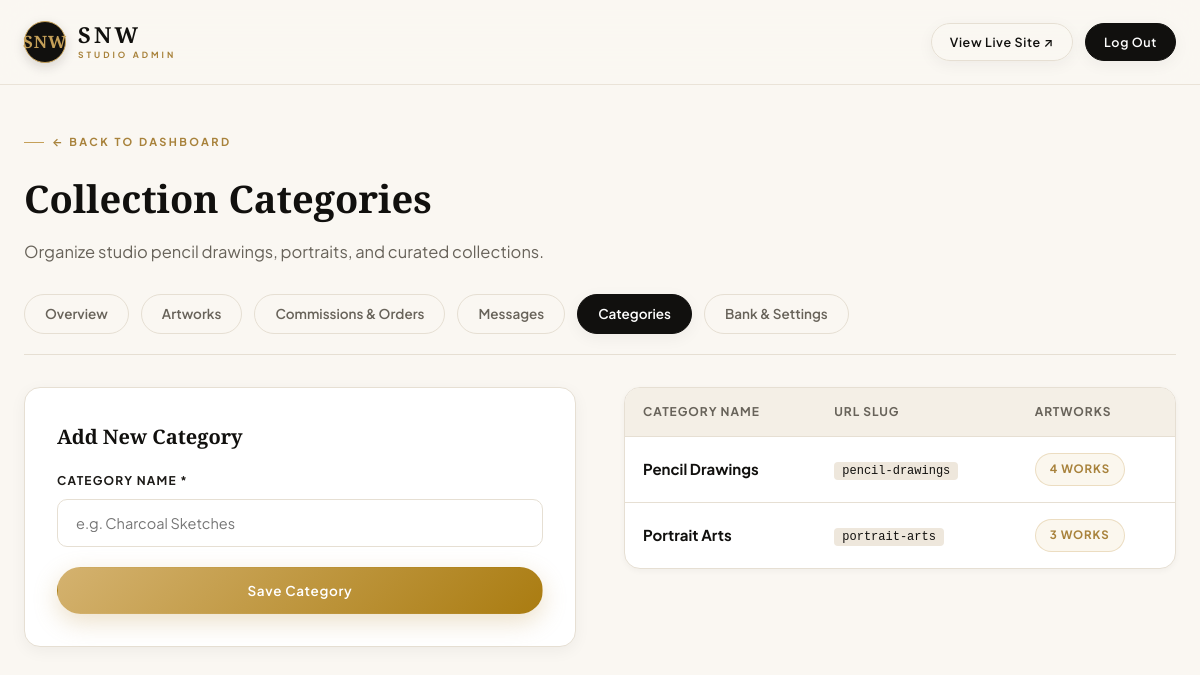
The app's page /admin/categories.php (signed in) with its own data.
### tables this page shows
CREATE TABLE categories (
    id INT UNSIGNED AUTO_INCREMENT PRIMARY KEY,
    name VARCHAR(100) NOT NULL UNIQUE,
    slug VARCHAR(120) NOT NULL UNIQUE,
    created_at TIMESTAMP DEFAULT CURRENT_TIMESTAMP
);

### config/helpers.php (called while the page is built, shortened)
<?php
function e(?string $value): string { return htmlspecialchars($value ?? '', ENT_QUOTES, 'UTF-8'); }
function url(string $path = ''): string { return rtrim(BASE_URL, '/') . '/' . ltrim($path, '/'); }

### config/database.php (called while the page is built, shortened)
<?php
function db(): PDO
{
    static $pdo = null;
    if ($pdo instanceof PDO) return $pdo;
    $dsn = 'mysql:host=' . DB_HOST . ';dbname=' . DB_NAME . ';charset=utf8mb4';
    try {
        $pdo = new PDO($dsn, DB_USER, DB_PASS, [
            PDO::ATTR_ERRMODE => PDO::ERRMODE_EXCEPTION,
            PDO::ATTR_DEFAULT_FETCH_MODE => PDO::FETCH_ASSOC,
            PDO::ATTR_EMULATE_PREPARES => false,
        ]);
    } catch (PDOException $e) {
        http_response_code(500);
        die('<strong>Database connection failed:</strong><br><br><em>Details: ' . htmlspecialchars($e->getMessage()) . ' (Host: ' . htmlspecialchars(DB_HOST) . ', DB: ' . htmlspecialchars(DB_NAME) . ', User: ' . htmlspecialchars(DB_USER) . ')</em>');
    }
    return $pdo;
}

### admin/categories.php (the view, shortened to what this page needs)
<?php
$categories = db()->query('SELECT c.*, COUNT(a.id) artwork_count FROM categories c LEFT JOIN artworks a ON a.category_id=c.id GROUP BY c.id ORDER BY c.name')->fetchAll();
?>
<!doctype html>
<html lang="en">
<head>
<link href="<?= url('assets/css/style.css') ?>?v=3.1" rel="stylesheet">
</head>
<body style="background: var(--cream);">
<header class="site-header">
  <div class="container nav-wrap">
    <a class="brand" href="<?= url('admin/index.php') ?>">
      <div class="brand-monogram">SNW</div>
      <div class="brand-text">
        <span>SNW</span>
        <small>STUDIO ADMIN</small>
      </div>
    </a>
    <div style="display: flex; gap: 12px; align-items: center;">
      <a class="button light" href="<?= url('index.php') ?>" target="_blank" style="padding: 8px 18px; font-size: 12.5px;">View Live Site &nearr;</a>
      <a class="button" href="<?= url('admin/logout.php') ?>" style="padding: 8px 18px; font-size: 12.5px;">Log Out</a>
    </div>
  </div>
</header>
<main class="container" style="padding: 40px 0 80px;">
  <div style="margin-bottom: 28px;">
    <p class="eyebrow"><a href="<?= url('admin/index.php') ?>" style="color:var(--gold-dark);">&larr; Back to Dashboard</a></p>
    <h1 style="font-family: var(--font-serif); font-size: 38px; font-weight: 600; margin: 4px 0 8px; color: var(--ink);">
      Collection Categories
    </h1>
    <p class="lead">Organize studio pencil drawings, portraits, and curated collections.</p>
  </div>
  <nav class="filters" style="margin-bottom: 32px;">
    <a href="<?= url('admin/index.php') ?>">Overview</a>
    <a href="<?= url('admin/artworks.php') ?>">Artworks</a>
    <a href="<?= url('admin/orders.php') ?>">Commissions &amp; Orders</a>
    <a href="<?= url('admin/messages.php') ?>">Messages</a>
    <a href="<?= url('admin/categories.php') ?>" class="active">Categories</a>
    <a href="<?= url('admin/settings.php') ?>">Bank &amp; Settings</a>
  </nav>
  <div class="split" style="align-items: start; gap: 48px;">
    <div class="notice" style="background: var(--paper); border: 1.5px solid var(--line); border-radius: var(--radius-md); padding: 32px; box-shadow: var(--shadow-sm); width: 100%;">
      <h3 style="font-family: var(--font-serif); font-size: 20px; margin-bottom: 18px;">Add New Category</h3>
      <form method="post">
        <div class="field" style="margin-bottom: 20px;">
          <label>Category Name *</label>
          <input type="text" name="name" required placeholder="e.g. Charcoal Sketches">
        </div>
        <button class="button gold" type="submit" style="width: 100%;">
          <span>Save Category</span>
        </button>
      </form>
    </div>
    <div style="width: 100%;">
      <table class="admin-table">
        <thead>
          <tr>
            <th>Category Name</th>
            <th>URL Slug</th>
            <th>Artworks</th>
          </tr>
        </thead>
        <tbody>
          <?php foreach ($categories as $cat): ?>
            <tr>
              <td><strong style="font-size: 15px;"><?= e($cat['name']) ?></strong></td>
              <td><code style="background:var(--cream-subtle);padding:2px 8px;border-radius:4px;font-size:12px;"><?= e($cat['slug']) ?></code></td>
              <td><span class="badge-pill" style="margin:0;"><?= e((string)$cat['artwork_count']) ?> works</span></td>
            </tr>
          <?php endforeach; ?>
        </tbody>
      </table>
    </div>
  </div>
</main>
</body>
</html>

### records on screen
categories: name "Pencil Drawings", slug "pencil-drawings", artwork_count "4"
categories: name "Portrait Arts", slug "portrait-arts", artwork_count "3"
